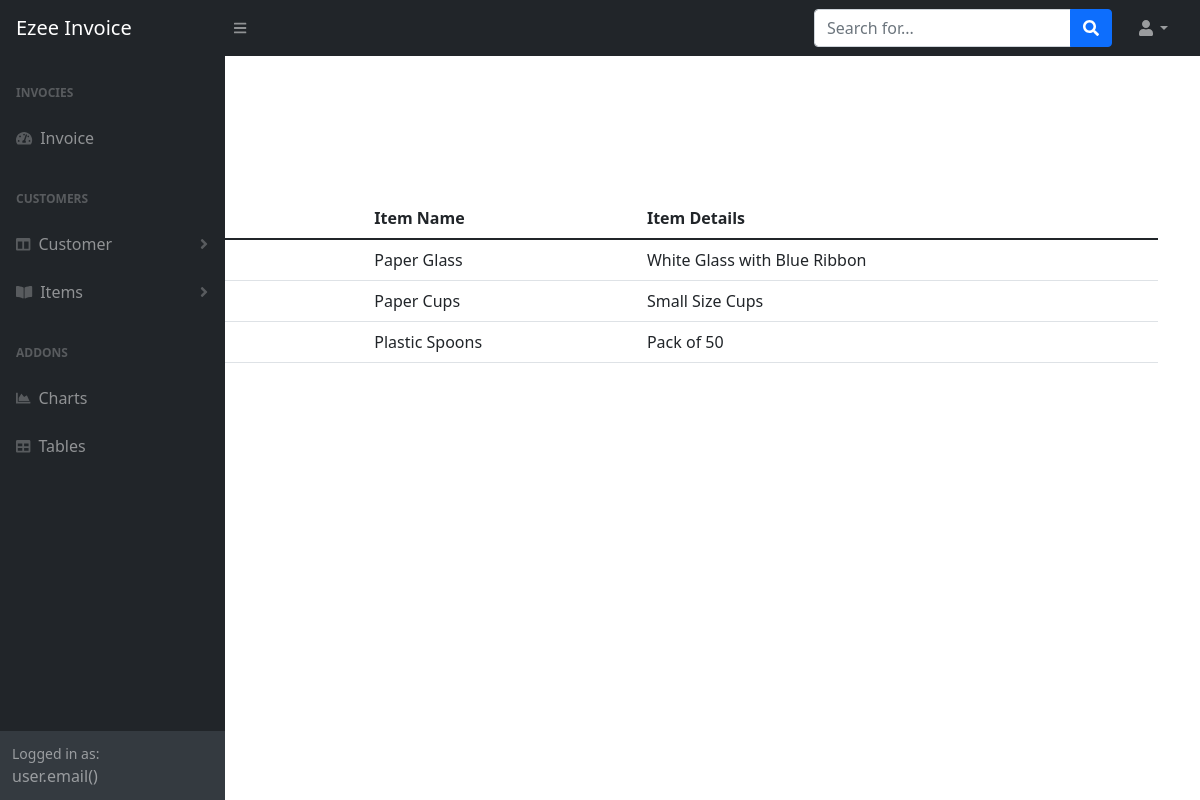
Page /items/ on the earlier database version.
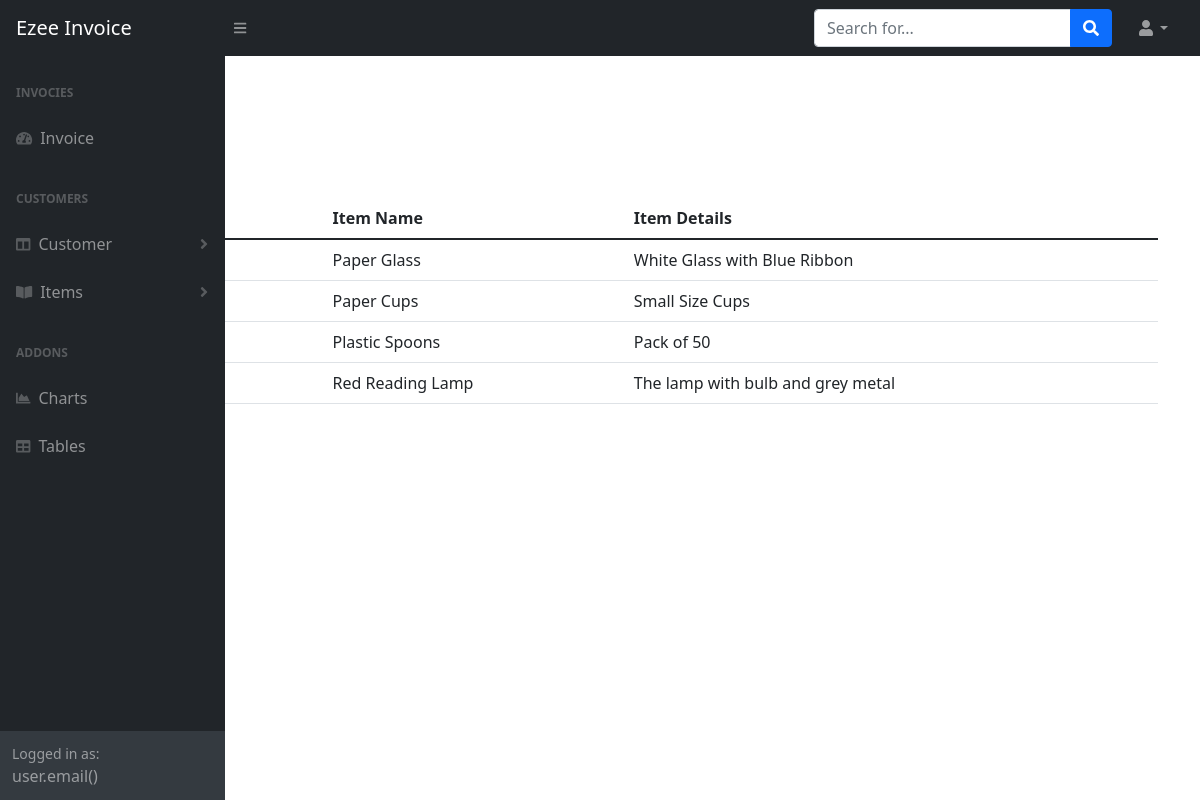
Same page on the later database version.
### purchase/models.py (models this page shows, shortened)
class items(models.Model):
    item_number = models.CharField(verbose_name='Reference No' , max_length=30, blank=True ,help_text='item-001')
    item_name = models.CharField( verbose_name='Items' , max_length=60, help_text='Paper Cups grey')
    item_detail = models.CharField(verbose_name='Item Details' , max_length=120, blank=True, help_text='Paper Cups grey')
    item_date_created = models.DateField('Creation Date', auto_now_add=True, help_text='Date when item was created')

### purchase/views.py (the view)
# urls.py: path('items/', views.ItemView.as_view()),
class ItemView(ListView):
    model = items
    template_name = 'purchase/item_list.html'

### purchase/templates/purchase/item_list.html (shortened to what this page needs)
{% extends 'purchase/base.html' %}
{% block content %}
      <h2>Item List </h2>
    <table class="table">
        <thead>
          <tr>
            <th scope="col">#</th>
            <th scope="col">Date Created</th>
            <th scope="col">Item Name</th>
            <th scope="col">Item Details</th>
          </tr>
        </thead>
        <tbody>
          <tr>
            {% for item in object_list %}
            <th scope="row">1</th>
            <td>{{item.item_date_created}}</td>
            <td>{{item.item_name}}</td>
            <td>{{item.item_detail}}</td>
          </tr>
          {% endfor %}
        </tbody>
      </table>
      {% endblock %}

Differences in the rows shown:
added items: item_name "Red Reading Lamp", item_detail "The lamp with bulb and grey metal"
